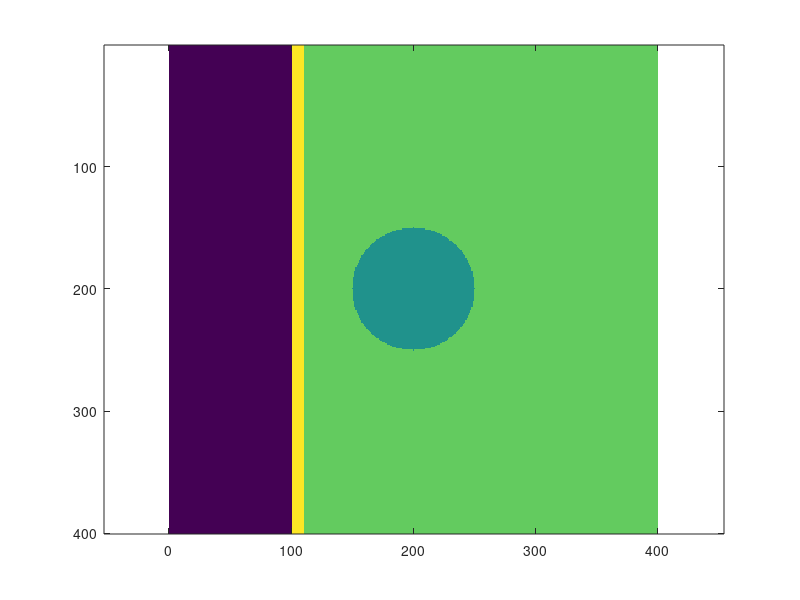

Source code (MATLAB): (Note: this script raises an error after producing the figure.)
function [] = Photon_02 ()
% Repository group: 01_monte_carlo_foundations
% Version role: primary simulation or study entry point
%
% Research note: This file is retained as a documented historical version.
% Review configuration, external data dependencies, and output paths before use.
clear, clc, close all
% implementing Monte Carlo Simulation - my cdoe (2): trying to have a tissue

Ny=400; Nx=Ny; Nz=Ny;
dx = 0.010; % mm, 10-um bin size.
dz = dx;
x = ([1:Nx]'-Nx/2)*dx;
z = [1:Nz]'*dx;
T = double(zeros(Nx,Ny,Nz)); % number of voxels in tissue cube
T = T + 4; % fill background with skin (4 = dermis)
zsurf = 1; % position of air/skin surface
for iz=1:Nz % for every depth z(iz)
    % air
    if iz<=round(zsurf/dz) % dz = voxel size
    T(:,:,iz) = 1; % 1 = air
    end
    % epidermis (100 um thick)
    if iz>round(zsurf/dz) & iz<=round((zsurf+0.100)/dz)
        T(:,:,iz) = 5; % 5 = epidermis
    end
    % blood vessel @ xc, zc, radius, oriented along y axis
    xc = 0; % [mm], center of blood vessel
    zc = Nz/2*dz; % [mm], center of blood vessel
    vesselradius = 0.5; % blood vessel radius [mm]
    for ix=1:Nx
        xd = x(ix) - xc; % vessel, x distance from vessel center
        zd = z(iz) - zc; % vessel, z distance from vessel center
        r = sqrt(xd^2 + zd^2); % r from vessel center
        if (r<=vesselradius) % if r is within vessel
            T(ix,:,iz) = 3; % 3 = blood. Extend pattern over all y.
        end
    end %ix
end % iz

imagesc(squeeze(T(:,1,:))), axis equal, axis tight


nm = 460; % requested wavelength
nmLIB = 300;
MU2 = interp1(nmLIB,MU,nm); % horizontal vector
j=5; % pointer to tissue type
tissue(j).name = 'epidermis';
B = 0; % blood volume fraction
S = 0; % saturation of hemoglobin
W = 0.75; % water volume fraction
M = 0.03; % melanosome volume fraction
F = 0; % fat volume fraction
a = 2; % mm^-1, scattering strength = reduced scattering coeff. at lambda_ref=500nm
fray = 0.0; % fraction of reduced scattering at 500nm due to Rayleigh scattering
% 1-fray = fraction of reduced scattering at 500nm due to Mie scattering
bmie = 1.0; % Mie scattering power
g1 = 0.90; % anisotropy of scatter
musp = a*(fray*(nm/500).^-4 + (1-fray)*(nm/500).^-bmie); % reduced scattering
X = [B*S B*(1-S) W M F]'; % vertical vector
tissue(j).mua = MU2*X; % matrix multiplication --> absorption coeff.
tissue(j).mus = a/(1-g1); % scattering coeff.
tissue(j).g1 = g1; % anisotropy of scatter

end
